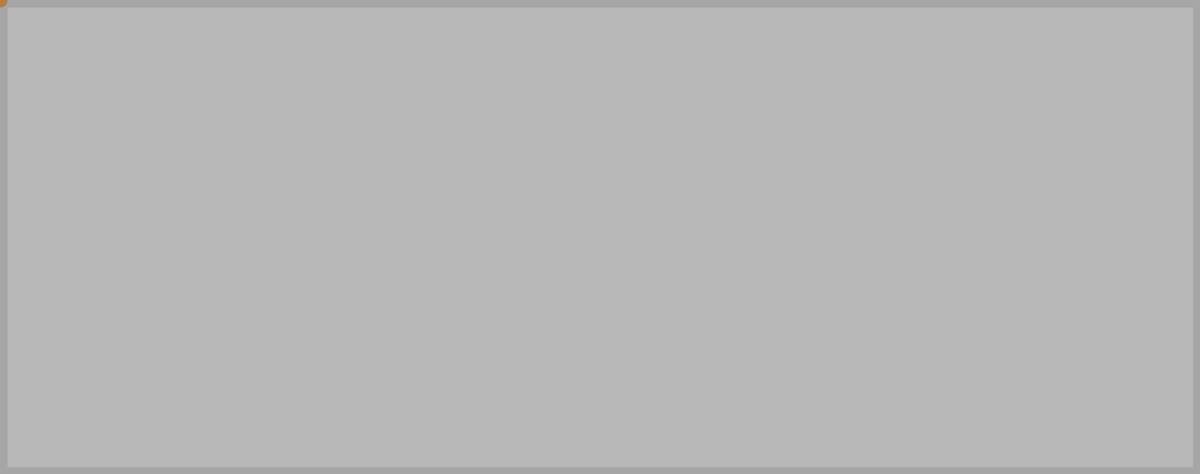
Frame 1 (no input)
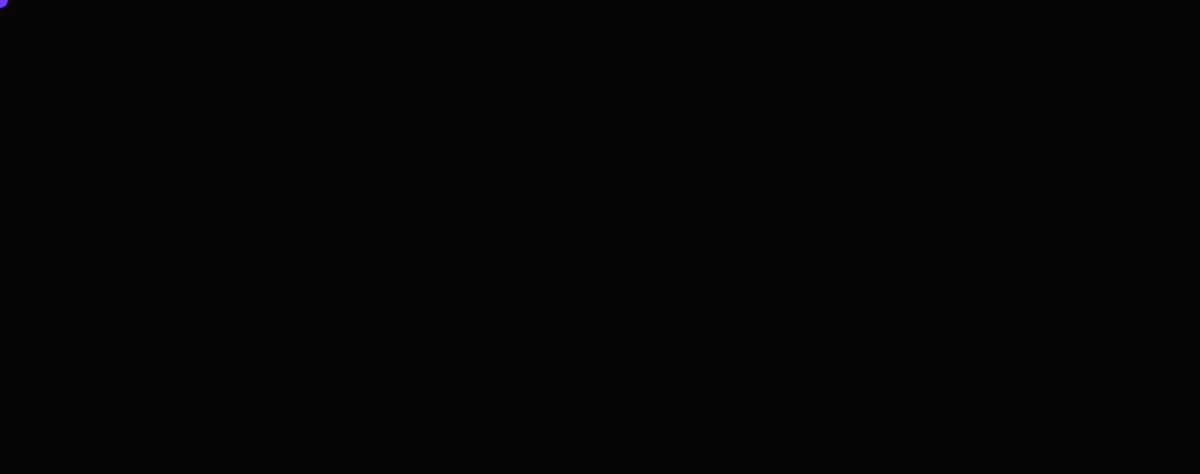
Frame 60 (the mouse pressed at the canvas centre just before this capture)
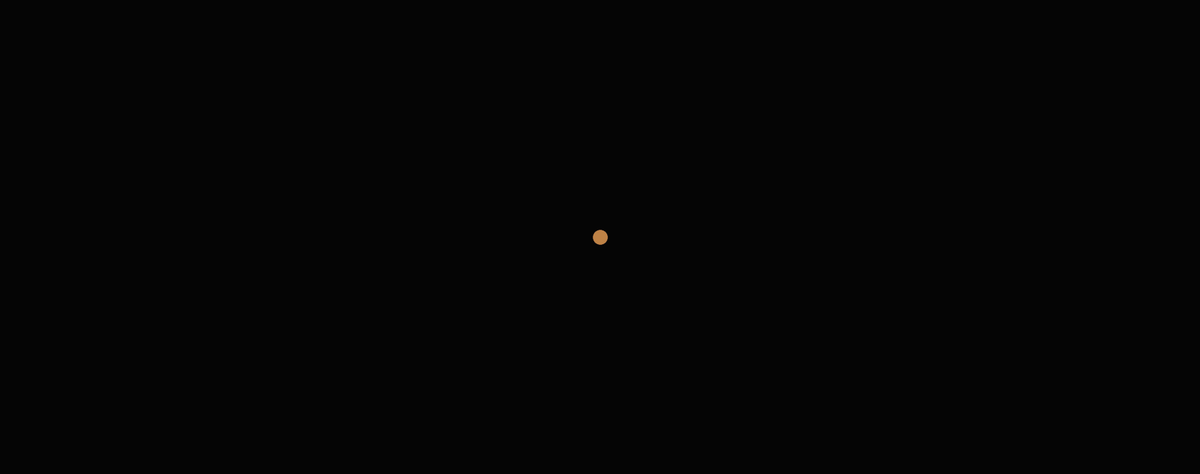
Frame 120 (the mouse held since frame 60 and released just before this capture)

The Processing sketch that drew these frames (run headless with seeded random() and noise(); from frame 60 on, the mouse is pressed at the canvas centre):

// Processing sketch: Efect_Fain
// ── Efect_Fain.pde
void setup() {
  size(1820,720);
  
  fill(0,25);
  strokeWeight(22);
}
void draw() {
  stroke(0,25);
  rect(0,0,width,height);
  stroke(millis()%255,(abs(60-millis()))%255,(abs(120-millis()))%255);
  
  point(mouseX,mouseY);
}
